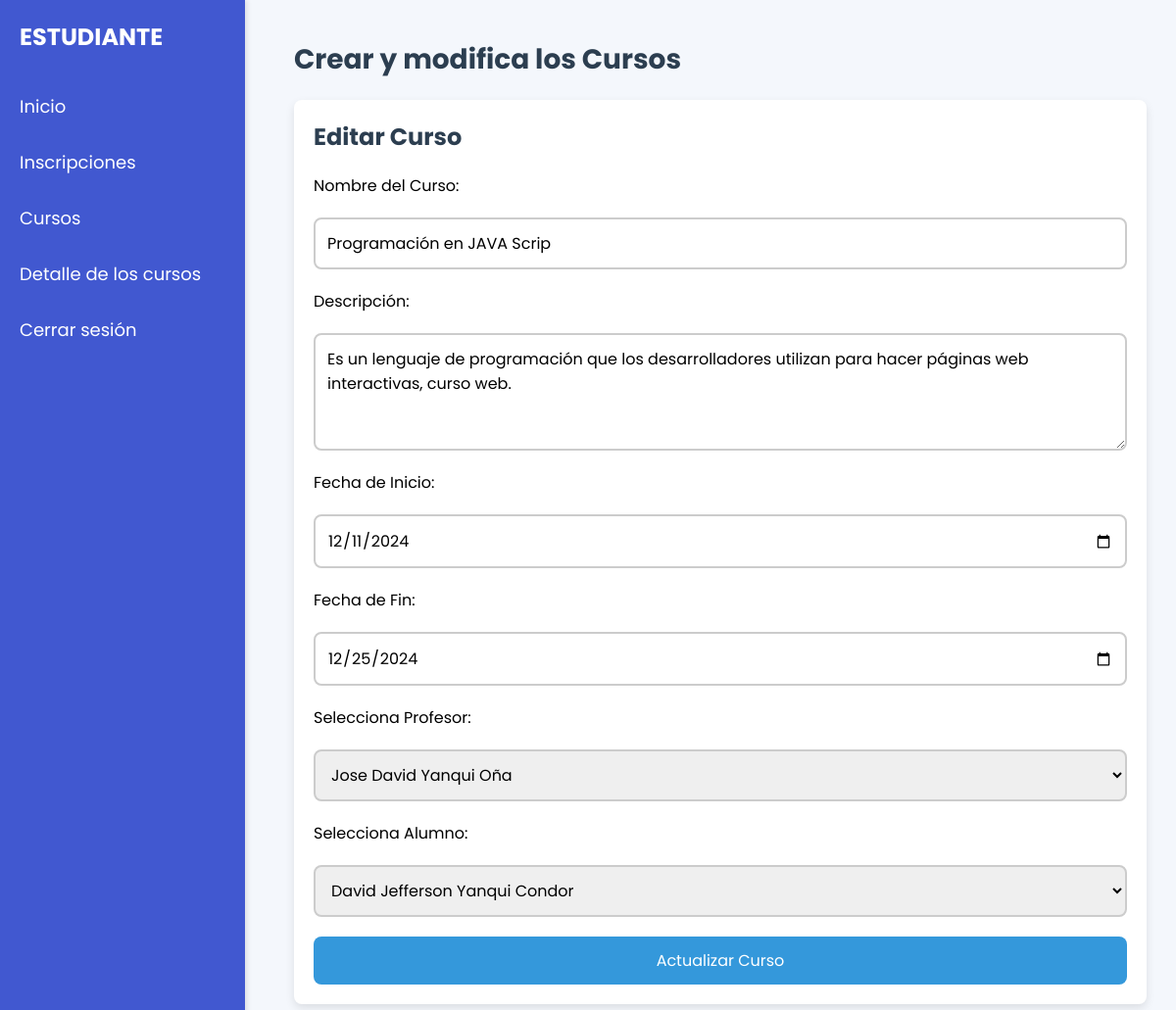
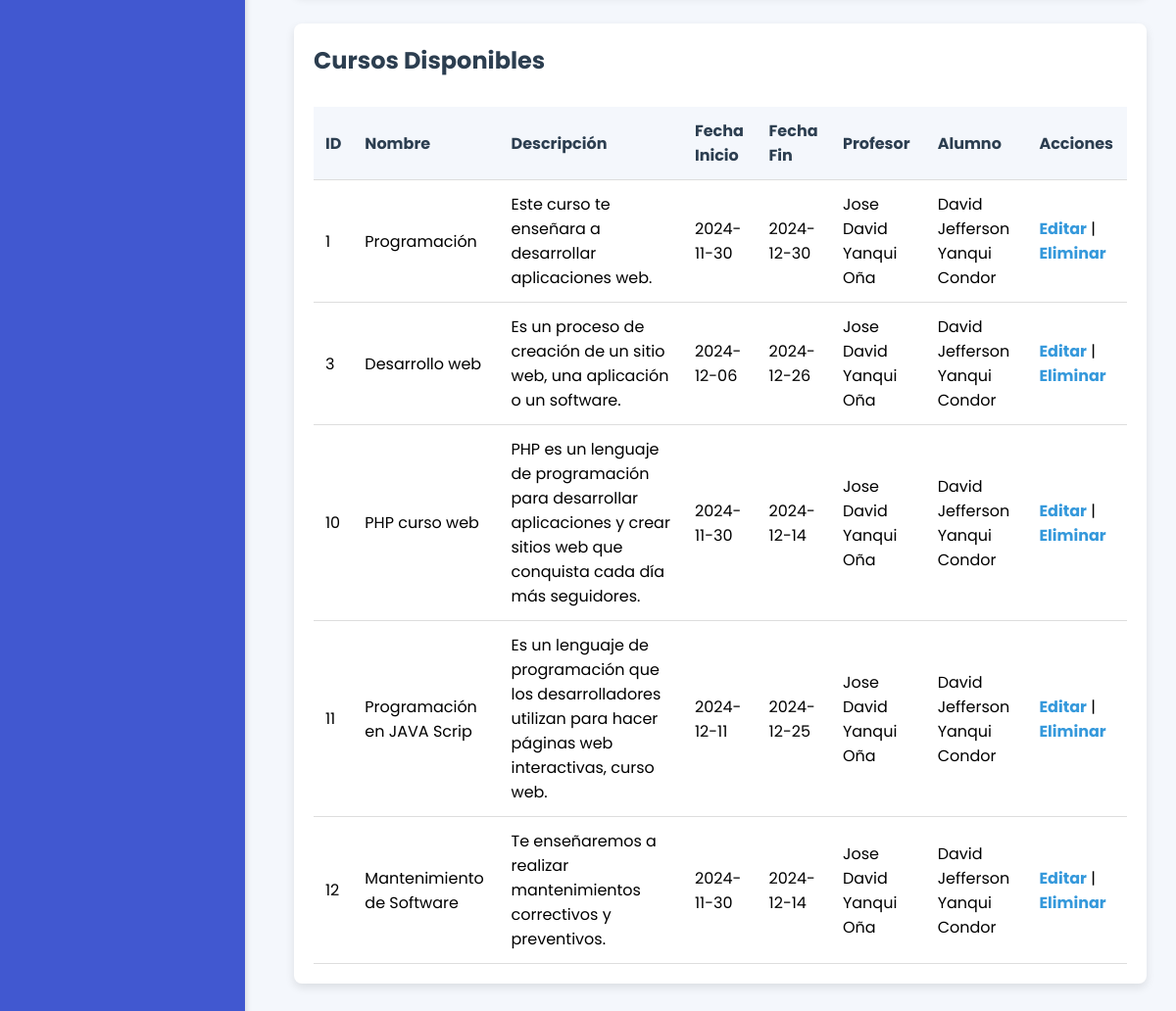
The app's page /Crud/Cursos.php?editar=11 with its own data (2 pictures, top to bottom).
### tables this page shows
CREATE TABLE `curso` (
  `id_curso` int(11) NOT NULL,
  `nombre` varchar(50) NOT NULL,
  `descripcion` varchar(2000) NOT NULL,
  `fecha_inicio` date NOT NULL,
  `fecha_fin` date NOT NULL,
  `profesor_id_profesor` int(11) NOT NULL,
  `alumnos_id_alumnos` int(11) NOT NULL
);

CREATE TABLE `profesor` (
  `id_profesor` int(11) NOT NULL,
  `nombre` varchar(100) NOT NULL,
  `direccion` varchar(1000) DEFAULT NULL,
  `cedula` varchar(10) NOT NULL,
  `telefono` varchar(20) DEFAULT NULL,
  `correo` varchar(100) DEFAULT NULL
);

CREATE TABLE `alumnos` (
  `id_alumnos` int(11) NOT NULL,
  `nombre_alumno` varchar(100) NOT NULL,
  `cedula` varchar(20) NOT NULL,
  `edad` int(11) DEFAULT NULL,
  `direccion` varchar(1000) DEFAULT NULL,
  `correo` varchar(100) NOT NULL,
  `telefono` varchar(20) NOT NULL
);

### Crud/Cursos.php (the view, shortened to what this page needs)
<?php
$servername = "localhost";
$username = "root";
$password = "123456";
$dbname = "inscripcion_cursos";
$conn = new mysqli($servername, $username, $password, $dbname, 3307);
$professors_sql = "SELECT id_profesor, nombre FROM profesor";
$professors_result = $conn->query($professors_sql);
$students_sql = "SELECT id_alumnos, nombre_alumno FROM alumnos";
$students_result = $conn->query($students_sql);
$sql = "SELECT * FROM curso";
$result = $conn->query($sql);
$edit_data = null;
if (isset($_GET['editar'])) {
    $id_curso = $_GET['editar'];
    $edit_query = "SELECT * FROM curso WHERE id_curso = $id_curso";
    $edit_result = $conn->query($edit_query);
    $edit_data = $edit_result->fetch_assoc();
}
?>
<!DOCTYPE html>
<html lang="es">
<head>
    <link rel="stylesheet" href="../css/style.css">
</head>
<body>
    <div class="sidebar">
        <h2>ESTUDIANTE</h2>
        <a href="../Home/estudiante.php">Inicio</a>
        <a href="../Crud/Inscripciones.php">Inscripciones</a>
        <a href="../Crud/Cursos.php">Cursos</a>
        <a href="../Crud/Detalle.php">Detalle de los cursos</a>
        <a href="../InicioSesion/CerrarSesion.php">Cerrar sesión</a>
    </div>
    <div class="main">
        <h1>Crear y modifica los Cursos</h1>
        <div class="card">
            <h3><?php echo $edit_data ? 'Editar Curso' : 'Crear Curso'; ?></h3>
            <form action="" method="POST">
                <label for="nombre">Nombre del Curso:</label>
                <input type="text" id="nombre" name="nombre" value="<?php echo $edit_data ? $edit_data['nombre'] : ''; ?>" required>
                <label for="descripcion">Descripción:</label>
                <textarea id="descripcion" name="descripcion" required><?php echo $edit_data ? $edit_data['descripcion'] : ''; ?></textarea>
                <label for="fecha_inicio">Fecha de Inicio:</label>
                <input type="date" id="fecha_inicio" name="fecha_inicio" value="<?php echo $edit_data ? $edit_data['fecha_inicio'] : ''; ?>" required>
                <label for="fecha_fin">Fecha de Fin:</label>
                <input type="date" id="fecha_fin" name="fecha_fin" value="<?php echo $edit_data ? $edit_data['fecha_fin'] : ''; ?>" required>
                <label for="profesor_id">Selecciona Profesor:</label>
                <select id="profesor_id" name="profesor_id" required>
                    <?php
                    if ($professors_result->num_rows > 0) {
                        while($prof = $professors_result->fetch_assoc()) {
                            $selected = ($edit_data && $prof['id_profesor'] == $edit_data['profesor_id_profesor']) ? 'selected' : '';
                            echo "<option value='".$prof['id_profesor']."' $selected>".$prof['nombre']."</option>";
                        }
                    } else {
                        echo "<option value=''>No hay profesores disponibles</option>";
                    }
                    ?>
                </select>
                <label for="alumno_id">Selecciona Alumno:</label>
                <select id="alumno_id" name="alumno_id" required>
                    <?php
                    if ($students_result->num_rows > 0) {
                        while($student = $students_result->fetch_assoc()) {
                            $selected = ($edit_data && $student['id_alumnos'] == $edit_data['alumnos_id_alumnos']) ? 'selected' : '';
                            echo "<option value='".$student['id_alumnos']."' $selected>".$student['nombre_alumno']."</option>";
                        }
                    } else {
                        echo "<option value=''>No hay alumnos disponibles</option>";
                    }
                    ?>
                </select>
                <button type="submit" name="<?php echo $edit_data ? 'editar' : 'crear'; ?>">
                    <?php echo $edit_data ? 'Actualizar Curso' : 'Crear Curso'; ?>
                </button>
            </form>
        </div>
        <div class="card">
            <h3>Cursos Disponibles</h3>
            <table>
                <tr>
                    <th>ID</th>
                    <th>Nombre</th>
                    <th>Descripción</th>
                    <th>Fecha Inicio</th>
                    <th>Fecha Fin</th>
                    <th>Profesor</th>
                    <th>Alumno</th>
                    <th>Acciones</th>
                </tr>
                <?php
                if ($result->num_rows > 0) {
                    while($row = $result->fetch_assoc()) {
                        $profesor_id = $row['profesor_id_profesor'];
                        $alumno_id = $row['alumnos_id_alumnos'];
                        $prof_name_query = "SELECT nombre FROM profesor WHERE id_profesor = $profesor_id";
                        $prof_name_result = $conn->query($prof_name_query);
                        $prof_name = $prof_name_result->fetch_assoc()['nombre'];
                        $alumno_name_query = "SELECT nombre_alumno FROM alumnos WHERE id_alumnos = $alumno_id";
                        $alumno_name_result = $conn->query($alumno_name_query);
                        $alumno_name = $alumno_name_result->fetch_assoc()['nombre_alumno'];
                        echo "<tr>
                                <td>".$row["id_curso"]."</td>
                                <td>".$row["nombre"]."</td>
                                <td>".$row["descripcion"]."</td>
                                <td>".$row["fecha_inicio"]."</td>
                                <td>".$row["fecha_fin"]."</td>
                                <td>".$prof_name."</td>
                                <td>".$alumno_name."</td>
                                <td>
                                    <a href='?editar=".$row["id_curso"]."'>Editar</a> |
                                    <a href='?eliminar=".$row["id_curso"]."'>Eliminar</a>
                                </td>
                            </tr>";
                    }
                } else {
                    echo "<tr><td colspan='8'>No hay cursos registrados.</td></tr>";
                }
                ?>
            </table>
        </div>
    </div>
</body>
</html>

### css/style.css (style rules this page uses)
* { margin: 0; padding: 0; box-sizing: border-box; font-family: 'Poppins', sans-serif; }
html,body { display: grid; height: 100%; width: 100%; place-items: center; background: #f2f2f2; }
.sidebar { width: 250px; background: #4158d0; color: #fff; padding: 20px; height: 100%; position: fixed; top: 0; left: 0; box-shadow: 2px 0 5px rgba(0,0,0,0.1); }
.sidebar h2 { font-size: 24px; margin-bottom: 20px; }
.sidebar a { display: block; color: #fff; text-decoration: none; padding: 10px 0; font-size: 18px; }
.main { margin-left: 250px; padding: 20px; width: calc(100% - 250px); }
.main h1 { font-size: 28px; margin-bottom: 20px; }
.card { background: #fff; border-radius: 8px; box-shadow: 0px 4px 6px rgba(0,0,0,0.1); padding: 20px; margin-bottom: 20px; }
.card h3 { font-size: 20px; margin-bottom: 10px; }
.sidebar { height: 100%; width: 250px; background: #4158d0; position: fixed; top: 0; left: 0; color: #fff; padding: 20px; }
.sidebar h2 { font-size: 24px; margin-bottom: 30px; }
.sidebar a { display: block; color: #fff; text-decoration: none; margin: 10px 0; font-size: 18px; }

### Crud/Cursos.php (style rules this page uses)
body { font-family: 'Poppins', sans-serif; background-color: #f4f7fc; margin: 0; padding: 0; }
.main { margin-left: 270px; padding: 40px; }
h1, h3 { color: #2c3e50; }
.card { background-color: #fff; padding: 20px; margin-bottom: 30px; border-radius: 8px; box-shadow: 0 4px 10px rgba(0, 0, 0, 0.1); }
.card h3 { margin-bottom: 20px; font-size: 24px; }
form { display: flex; flex-direction: column; gap: 20px; }
form input, form select, form textarea { padding: 12px; font-size: 16px; border: 2px solid #ccc; border-radius: 8px; transition: all 0.3s ease; }
form textarea { resize: vertical; min-height: 120px; }
form button { padding: 12px 20px; background-color: #3498db; color: white; border: none; border-radius: 8px; font-size: 16px; cursor: pointer; transition: all 0.3s ease; }
table { width: 100%; border-collapse: collapse; margin-top: 30px; }
table th, table td { padding: 12px; text-align: left; border-bottom: 1px solid #ddd; }
table th { background-color: #f4f7fc; color: #2c3e50; }
table td { background-color: #fff; }
table a { color: #3498db; text-decoration: none; font-weight: bold; transition: color 0.3s ease; }

### records on screen
curso: nombre "Programación en JAVA Scrip", descripcion "Es un lenguaje de programación que los desarrolladores utilizan para hacer páginas web interactivas, curso web.", fecha_inicio "12/11/2024", fecha_fin "12/25/2024", id_curso "11", fecha_inicio "2024-12-11", fecha_fin "2024-12-25", profesor_id_profesor.nombre "Jose David Yanqui Oña", alumnos_id_alumnos.nombre_alumno "David Jefferson Yanqui Condor"
curso: id_curso "1", nombre "Programación", descripcion "Este curso te enseñara a desarrollar aplicaciones web.", fecha_inicio "2024-11-30", fecha_fin "2024-12-30", profesor_id_profesor.nombre "Jose David Yanqui Oña", alumnos_id_alumnos.nombre_alumno "David Jefferson Yanqui Condor"
curso: id_curso "3", nombre "Desarrollo web", descripcion "Es un proceso de creación de un sitio web, una aplicación o un software.", fecha_inicio "2024-12-06", fecha_fin "2024-12-26", profesor_id_profesor.nombre "Jose David Yanqui Oña", alumnos_id_alumnos.nombre_alumno "David Jefferson Yanqui Condor"
curso: id_curso "10", nombre "PHP curso web", descripcion "PHP es un lenguaje de programación para desarrollar aplicaciones y crear sitios web que conquista cada día más seguidores.", fecha_inicio "2024-11-30", fecha_fin "2024-12-14", profesor_id_profesor.nombre "Jose David Yanqui Oña", alumnos_id_alumnos.nombre_alumno "David Jefferson Yanqui Condor"
curso: id_curso "12", nombre "Mantenimiento de Software", descripcion "Te enseñaremos a realizar mantenimientos correctivos y preventivos.", fecha_inicio "2024-11-30", fecha_fin "2024-12-14", profesor_id_profesor.nombre "Jose David Yanqui Oña", alumnos_id_alumnos.nombre_alumno "David Jefferson Yanqui Condor"

### other values on screen
form field profesor_id "Jose David Yanqui Oña"
form field alumno_id "David Jefferson Yanqui Condor"
